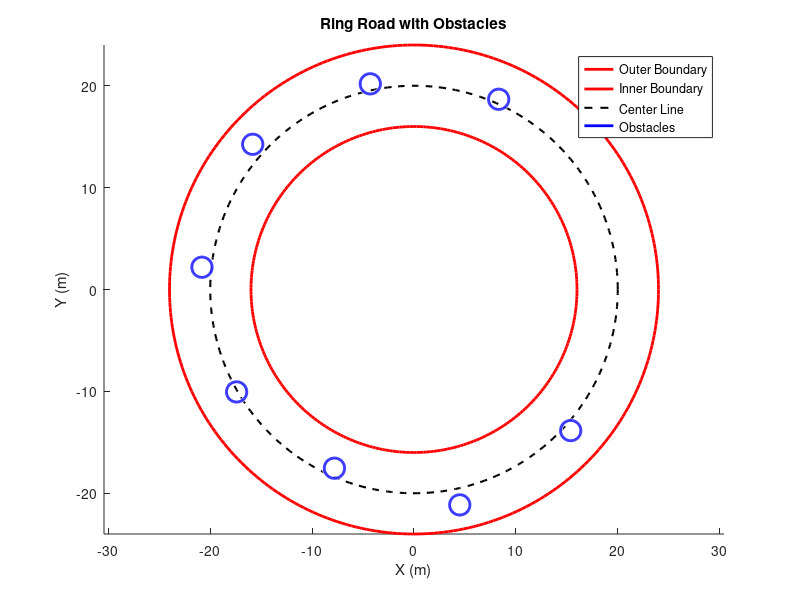

Source code (MATLAB):
% Parameters
radius = 20;      % Radius from origin to the middle of the road (m)
road_width = 8;   % Width of the road (m)
num_obstacles = 10; % Number of obstacles
obstacle_radius = 1; % Radius of each obstacle (m)

% Ring road boundaries
theta = linspace(0, 2*pi, 300);
outer_boundary_x = (radius + road_width/2) * cos(theta);
outer_boundary_y = (radius + road_width/2) * sin(theta);
inner_boundary_x = (radius - road_width/2) * cos(theta);
inner_boundary_y = (radius - road_width/2) * sin(theta);
center_line_x = radius * cos(theta);
center_line_y = radius * sin(theta);

% Randomly generate obstacles on the ring road
obstacle_positions = [];
for i = 1:num_obstacles
    % equally distributed obstacles along the angle
    angle = 2 * pi * i / num_obstacles + pi/6;
    if angle<pi/9 || angle>17*pi/9
        continue; % avoid violating initia constraints
    end
    dist_from_center = radius - road_width/4 + road_width/2 * rand();
    obstacle_x = dist_from_center * cos(angle);
    obstacle_y = dist_from_center * sin(angle);
    obstacle_positions = [obstacle_positions; obstacle_x, obstacle_y];
end
num_obstacles = length(obstacle_positions);

% Save the boundaries and obstacles
save('ring_road.mat', 'outer_boundary_x', 'outer_boundary_y', ...
                     'inner_boundary_x', 'inner_boundary_y', ...
                     'center_line_x', 'center_line_y', ...
                     'obstacle_positions','obstacle_radius',"num_obstacles");

% Plotting the ring road and obstacles
figure;
hold on;
plot(outer_boundary_x, outer_boundary_y, 'r', 'LineWidth', 2); % Outer boundary
plot(inner_boundary_x, inner_boundary_y, 'r', 'LineWidth', 2); % Inner boundary
plot(center_line_x, center_line_y, 'k--', 'LineWidth', 1.5);   % Center line

% Plot obstacles
for i = 1:num_obstacles
    viscircles(obstacle_positions(i, :), obstacle_radius, 'Color', 'b');
end

% Plot settings
axis equal;
title('Ring Road with Obstacles');
xlabel('X (m)');
ylabel('Y (m)');
legend('Outer Boundary', 'Inner Boundary', 'Center Line', 'Obstacles');
hold off;
